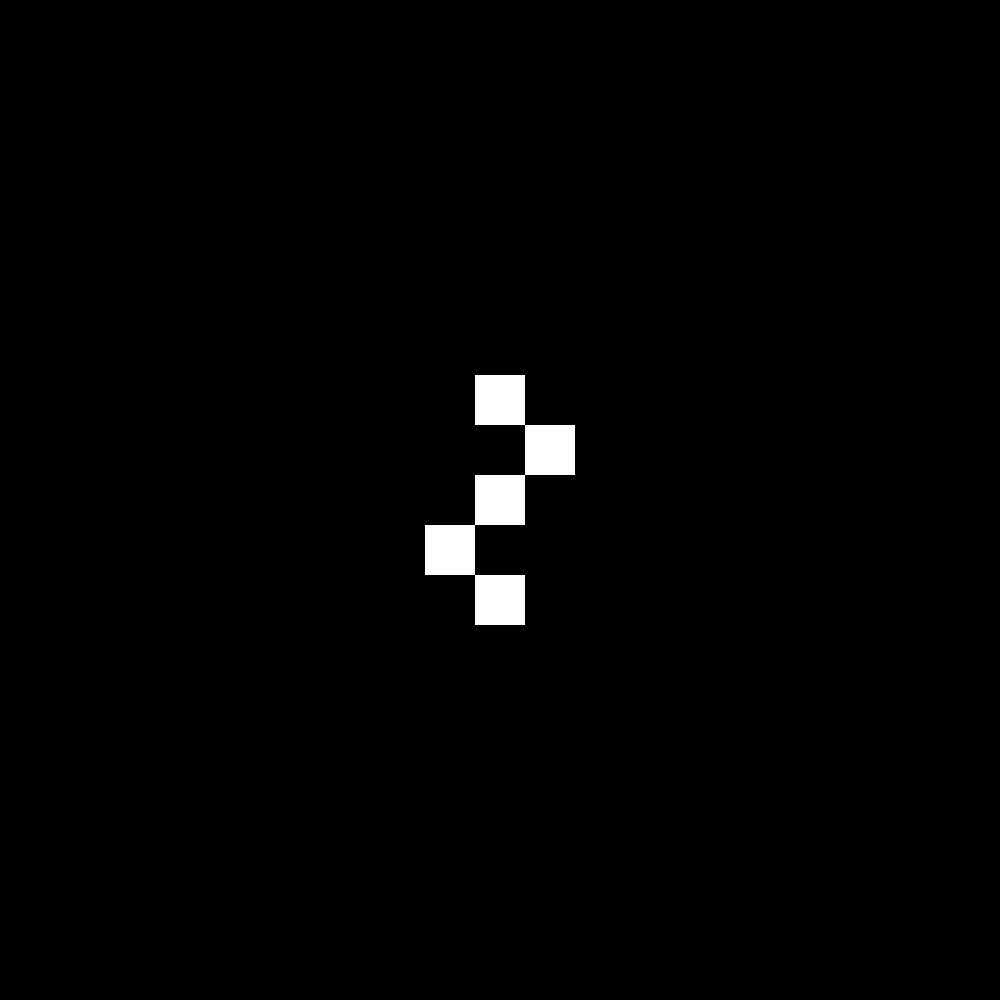
Frame 1 (no input)
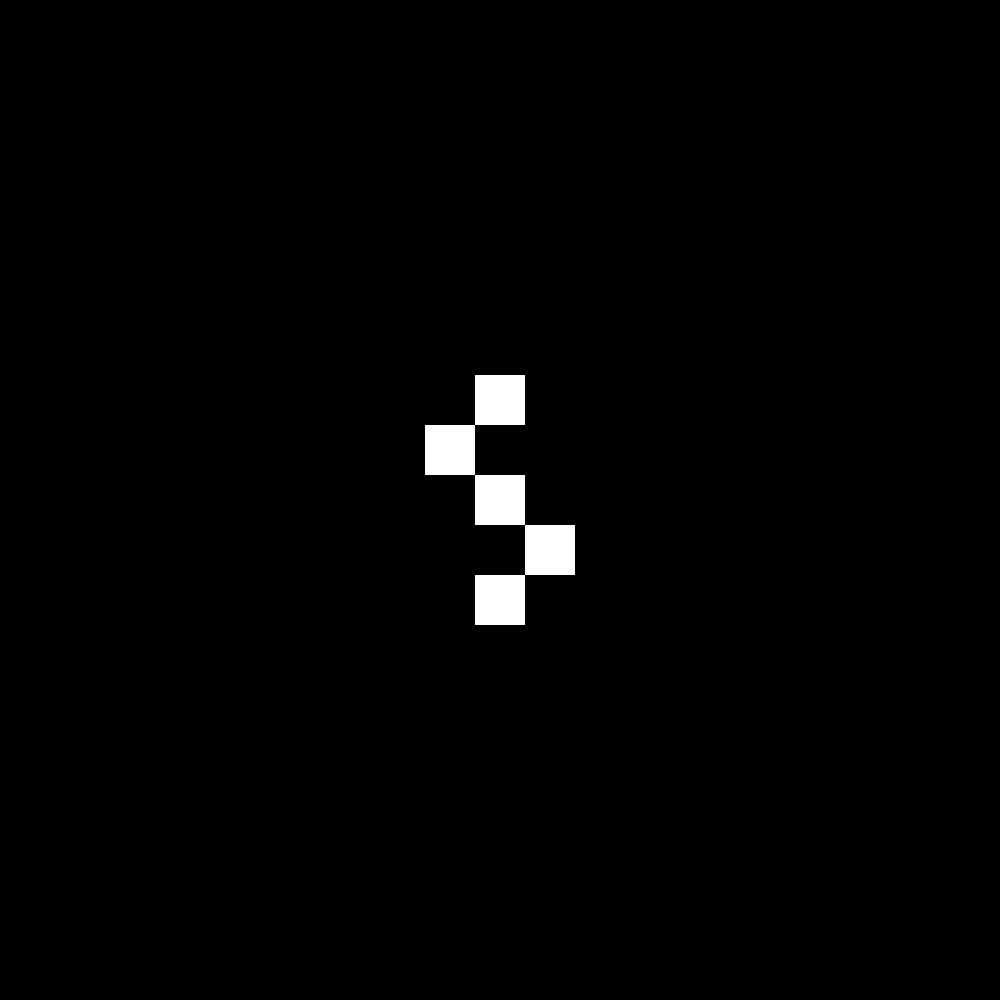
Frame 60 (the mouse pressed at the canvas centre just before this capture)
Frame 120 (the mouse held since frame 60 and released just before this capture): identical to frame 1, image omitted

The Processing sketch that drew these frames (run headless with seeded random() and noise(); from frame 60 on, the mouse is pressed at the canvas centre):

// Processing sketch: tireAlien
// ── tireAlien.pde
int x = 500;
int y = 500;
int t = 50;
int alienMvt = 75;


void setup() {
  size(1000, 1000);
}


void draw() {
  background(0);
  fill(255);
  noStroke();
  rectMode(CENTER);
  rect(x, y, t, t); 
  rect(x, y-2*t, t, t); 
  rect(x, y+2*t, t, t); 
  if (alienMvt < 50) {
    rect(x+t, y+t, t, t); 
    rect(x-t, y-t, t, t); 
    alienMvt++;
  } else if (alienMvt >= 50 && alienMvt < 100) {
    rect(x-t, y+t, t, t); 
    rect(x+t, y-t, t, t); 
    alienMvt++;
  }
  if (alienMvt == 100) {
    alienMvt = 0;
  }
}
